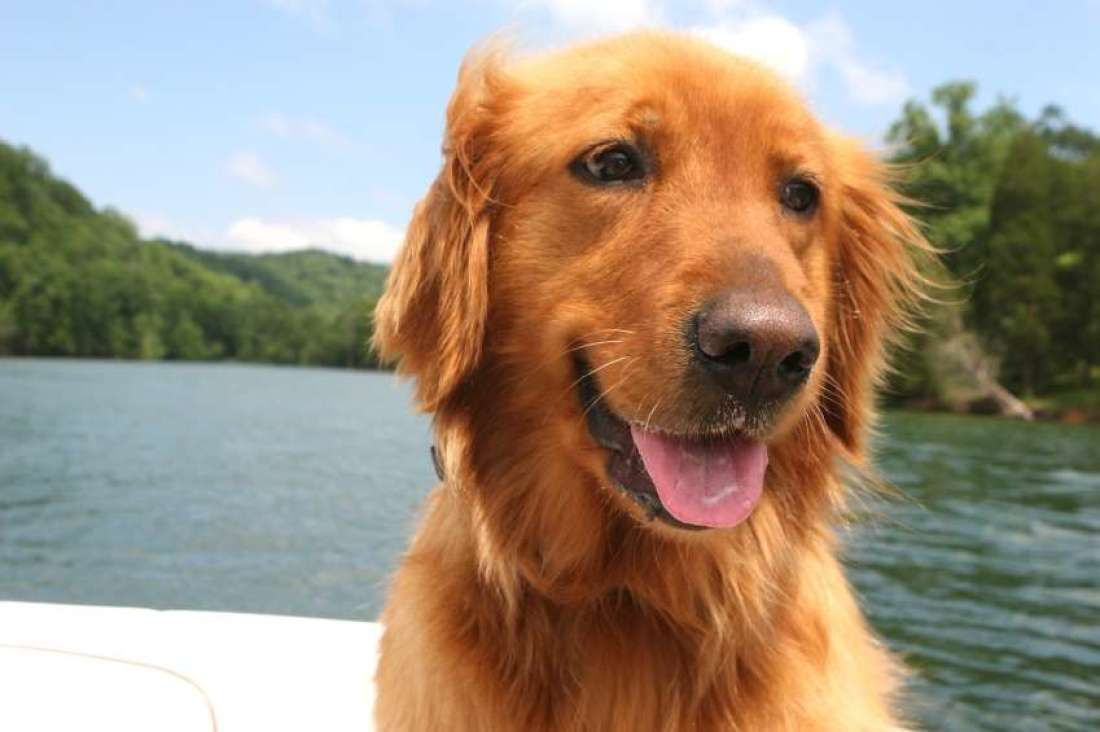
%> input picture 435cs/CS435_HW1/golden_retriever.jpg, 1100 x 732 px
$ octave Homework_1.m   (GNU Octave 9; MATLAB toolbox functions it lacks are replaced by stand-ins)
%> lines starting %> are read from the running program, lines starting %| are printed output that depends on the picture; in (x1, y1, x2, y2) boxes, pixels count from 0 and x2, y2 are one past the last pixel; in counts of white or black regions, pixels touching at a corner belong together; the program's own positions count from 1
% Tai Duc Nguyen - CS 435 - Assignment 1 - 04/03/2019

%% Importing picture

clear all;
close all;
infile = 'golden_retriever.jpg';
img = imread(infile);
%> img is the input picture: size 732x1100x3 uint8; mean R, G, B 158, 143.5, 125.5
imgdble = im2double(img);
folder = 'C:\Users\b3nnyth3d3g\Dropbox\MATLAB_workspace\CS435_HW1';

%% Part 1: RGB -> Gray

gray_img = 0.2989*imgdble(:,:,1) + 0.5870*imgdble(:,:,2) + 0.1140*imgdble(:,:,3);
path = sprintf('%s\\gray_%s', folder, infile);
imwrite(gray_img, path);

%% Part 2: RGB -> Binary

threshold = 0.25;
bin25_img = zeros(size(gray_img));
bin25_img(gray_img > threshold) = 1;
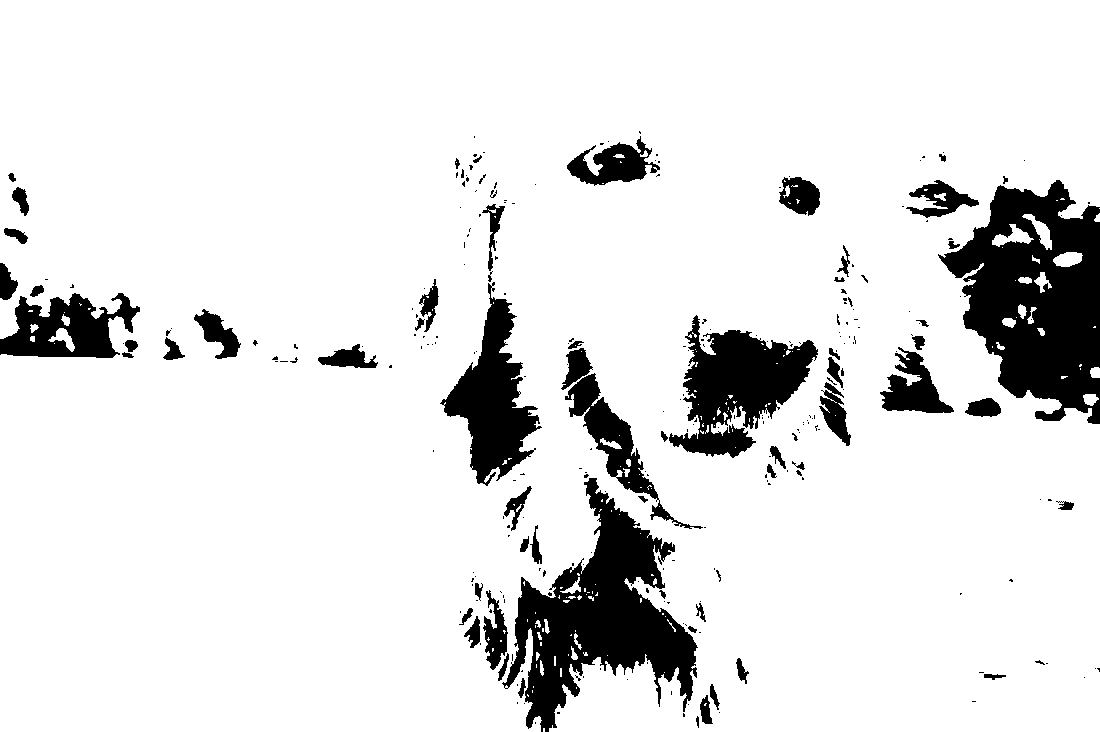
%> bin25_img: size 732x1100 double; values 0 (black) and 1 (white), 88.8% white; 276 black regions (206 under 20 px), largest, box (x1, y1, x2, y2) and area: (938, 180, 1100, 424) 23290, (502, 478, 698, 732) 20282, (669, 315, 818, 458) 10360
path = sprintf('%s\\bin_25_%s', folder, infile);
imwrite(bin25_img, path);

threshold = 0.5;
bin50_img = zeros(size(gray_img));
bin50_img(gray_img > threshold) = 1;
%> bin50_img: size 732x1100 double; values 0 (black) and 1 (white), 57% white; 197 black regions (161 under 20 px), largest, box (x1, y1, x2, y2) and area: (0, 118, 898, 732) 225211, (838, 90, 1100, 732) 116906, (715, 117, 736, 170) 454
path = sprintf('%s\\bin_50_%s', folder, infile);
imwrite(bin50_img, path);

threshold = 0.75;
bin75_img = zeros(size(gray_img));
bin75_img(gray_img > threshold) = 1;
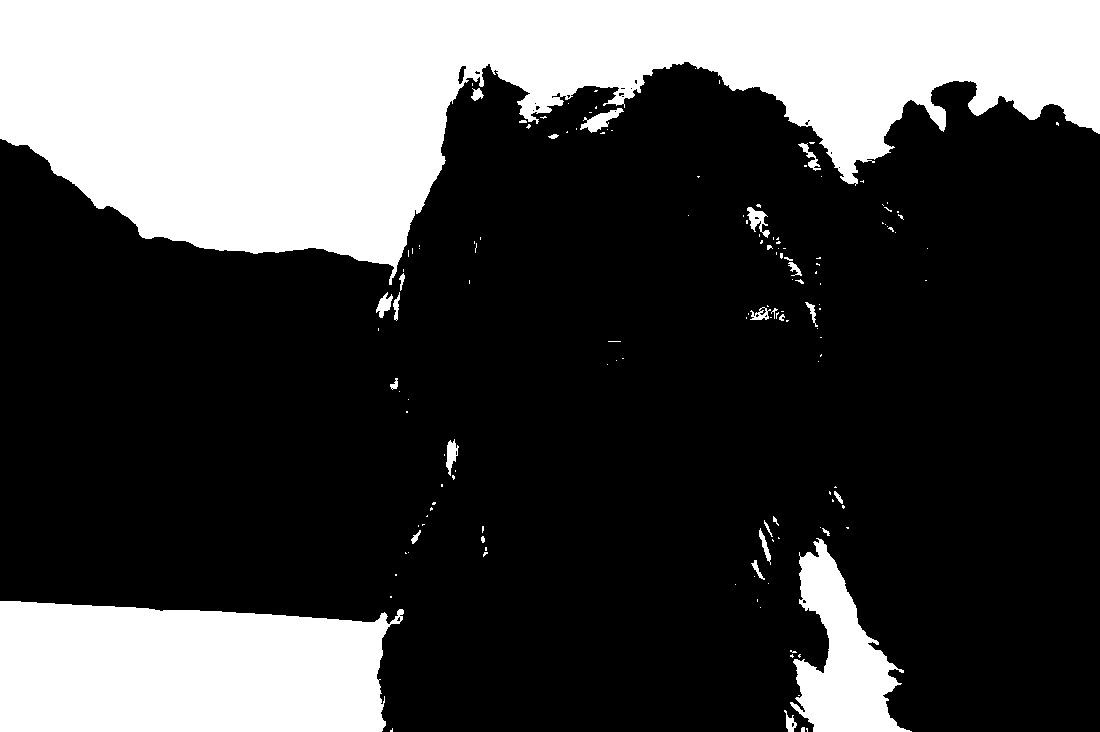
%> bin75_img: size 732x1100 double; values 0 (black) and 1 (white), 28.4% white; 147 white regions (117 under 20 px), largest, box (x1, y1, x2, y2) and area: (0, 0, 1100, 285) 167951, (0, 601, 404, 732) 46518, (790, 538, 912, 732) 11251
path = sprintf('%s\\bin_75_%s', folder, infile);
imwrite(bin75_img, path);

%% Part 3: Histogram

close();
figure(1);

% gray scale
gray_img_int = 0.2989*img(:,:,1) + 0.5870*img(:,:,2) + 0.1140*img(:,:,3);
bins_gray = zeros(1, 256);
flatX = reshape(gray_img_int,1,numel(gray_img_int));
for val = 0:255
    bins_gray(val+1) = sum(flatX==val);
end
%> after the loop, bins_gray = 256 values, max 41411 at index 256, min 0 at index 1, mean 3145.3
bins_gray = bins_gray/sum(bins_gray);
%> bins_gray = 256 values, max 0.0514 at index 256, min 0 at index 1, mean 0.00391

subplot(2,2,1);
bar(bins_gray)
title('Distribution of pixels in grayscale');
xlabel('Pixel value');
ylabel('Occurrence (normalized)');

% red channel
bins_red = zeros(1, 256);
flatX = reshape(img(:,:,1),1,numel(img(:,:,1)));
for val = 0:255
    bins_red(val+1) = sum(flatX==val);
end
%> after the loop, bins_red = 256 values, max 54351 at index 256, min 0 at index 1, mean 3145.3
bins_red = bins_red/sum(bins_red);
%> bins_red = 256 values, max 0.0675 at index 256, min 0 at index 1, mean 0.00391

subplot(2,2,2);
bar(bins_red)
title('Distribution of pixels in red channel');
xlabel('Pixel value');
ylabel('Occurrence (normalized)');

% green channel
bins_green = zeros(1, 256);
flatX = reshape(img(:,:,2),1,numel(img(:,:,2)));
for val = 0:255
    bins_green(val+1) = sum(flatX==val);
end
%> after the loop, bins_green = 256 values, max 43270 at index 256, min 0 at index 3, mean 3145.3
bins_green = bins_green/sum(bins_green);
%> bins_green = 256 values, max 0.0537 at index 256, min 0 at index 3, mean 0.00391

subplot(2,2,3);
bar(bins_green)
title('Distribution of pixels in green channel');
xlabel('Pixel value');
ylabel('Occurrence (normalized)');

% blue channel
bins_blue = zeros(1, 256);
flatX = reshape(img(:,:,3),1,numel(img(:,:,3)));
for val = 0:255
    bins_blue(val+1) = sum(flatX==val);
end
%> after the loop, bins_blue = 256 values, max 86879 at index 256, min 134 at index 2, mean 3145.3
bins_blue = bins_blue/sum(bins_blue);
%> bins_blue = 256 values, max 0.108 at index 256, min 0.000166 at index 2, mean 0.00391

subplot(2,2,4);
bar(bins_blue)
title('Distribution of pixels in blue channel');
xlabel('Pixel value');
ylabel('Occurrence (normalized)');
%> figure, not shown here; panel 1: tallest bar 0.0514 high, from x = 255.6 to 256.4; panel 2: tallest bar 0.0675 high, from x = 255.6 to 256.4; panel 3: tallest bar 0.0537 high, from x = 255.6 to 256.4; panel 4: tallest bar 0.108 high, from x = 255.6 to 256.4

%% Part 4: Contrast Stretching

figure(2);

% Diming the image
dimmed_img = gray_img_int./2;
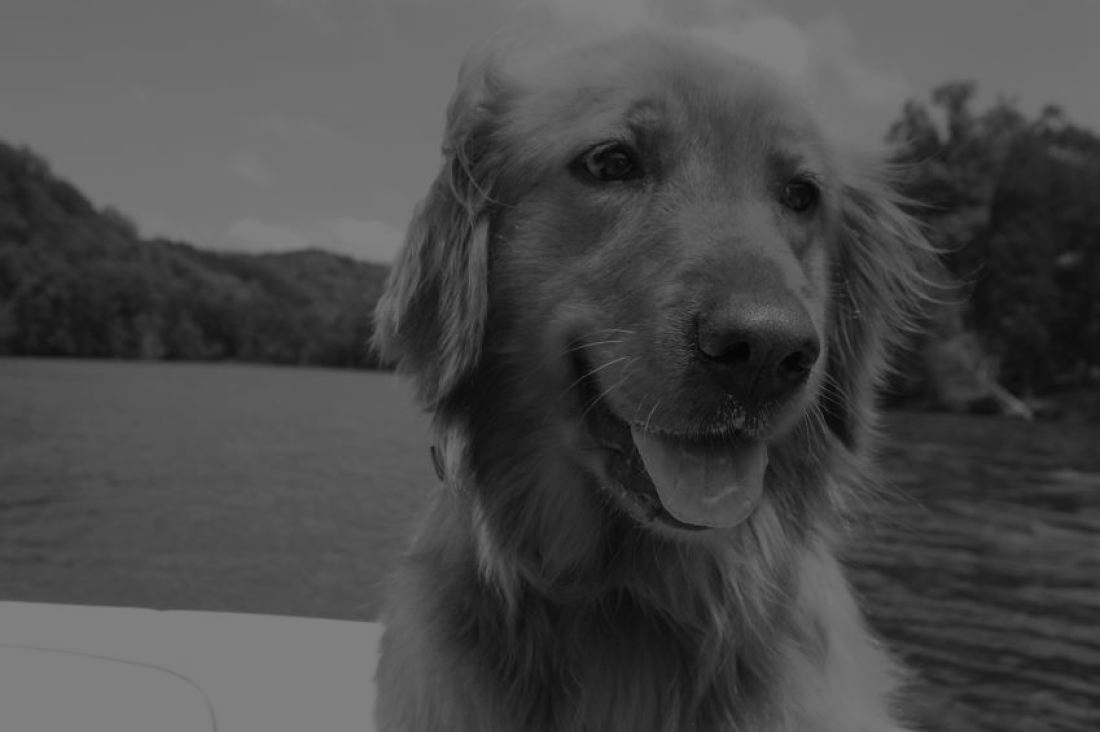
%> dimmed_img: size 732x1100 uint8; min 3, max 128, mean 73.2
flat_gray = reshape(dimmed_img,1,numel(dimmed_img));

% Histogram of the dimmed image
bins_cs = zeros(1, 256);
for val = 0:255
    bins_cs(val+1) = sum(flat_gray==val);
end
%> after the loop, bins_cs = 256 values, max 41411 at index 129, min 0 at index 1, mean 3145.3
bins_cs = bins_cs/sum(bins_cs);
%> bins_cs = 256 values, max 0.0514 at index 129, min 0 at index 1, mean 0.00391
subplot(2,2,1)
bar(bins_cs)
title('Distribution of pixels in dimmed img (1/2 brightness)');
xlabel('Pixel value');
ylabel('Occurrence (normalized)');

% Show the image
subplot(2,2,3)
imshow(dimmed_img)
title('Dimmed image');

% Contrast stretching
r1 = 0;     s1 = 0;
r2 = 68;    s2 = 100;
r3 = 100;    s3 = 160;
r4 = 123;    s4 = 200;
r5 = max(flat_gray);    s5 = 255;
%> after `r5 = max(flat_gray)`: r5 = 128

flat_cs = uint8(zeros(size(flat_gray)));

% Stretch region 0->40 into 0->70
temp = r1 <= flat_gray & r2 > flat_gray;
%> temp = 805200 logical values, 370223 true
temp = uint8(temp).*flat_gray;
temp = (temp-r1)*((s2-s1)/(r2-r1));
temp(temp>0) = temp(temp>0) + s1;
flat_cs = flat_cs + temp;

% Stretch region 40->64 into 70->110
temp = r2 <= flat_gray & r3 > flat_gray;
%> temp = 805200 logical values, 213479 true
temp = uint8(temp).*flat_gray;
temp = (temp-r2)*((s3-s2)/(r3-r2));
temp(temp>0) = temp(temp>0) + s2;
flat_cs = flat_cs + temp;

% Stretch region 64->75 into 110->130
temp = r3 <= flat_gray & r4 > flat_gray;
%> temp = 805200 logical values, 167667 true
temp = uint8(temp).*flat_gray;
temp = (temp-r3)*((s4-s3)/(r4-r3));
temp(temp>0) = temp(temp>0) + s3;
flat_cs = flat_cs + temp;

% Stretch region 64->75 into 110->130
temp = r4 <= flat_gray & r5 >= flat_gray;
%> temp = 805200 logical values, 53831 true
temp = uint8(temp).*flat_gray;
temp = (temp-r4)*((s5-s4)/(r5-r4));
temp(temp>0) = temp(temp>0) + s4;
flat_cs = flat_cs + temp;

% Histogram of the stretched image
bins_cs = zeros(1, 256);
for val = 0:255
    bins_cs(val+1) = sum(flat_cs==val);
end
%> after the loop, bins_cs = 256 values, max 41411 at index 256, min 0 at index 2, mean 3145.3
bins_cs = bins_cs/sum(bins_cs);
%> bins_cs = 256 values, max 0.0514 at index 256, min 0 at index 2, mean 0.00391
subplot(2,2,2)
bar(bins_cs)
title('Distribution of pixels in contrast stretched img');
xlabel('Pixel value');
ylabel('Occurrence (normalized)');

cs_img = reshape(flat_cs, 732, 1100);
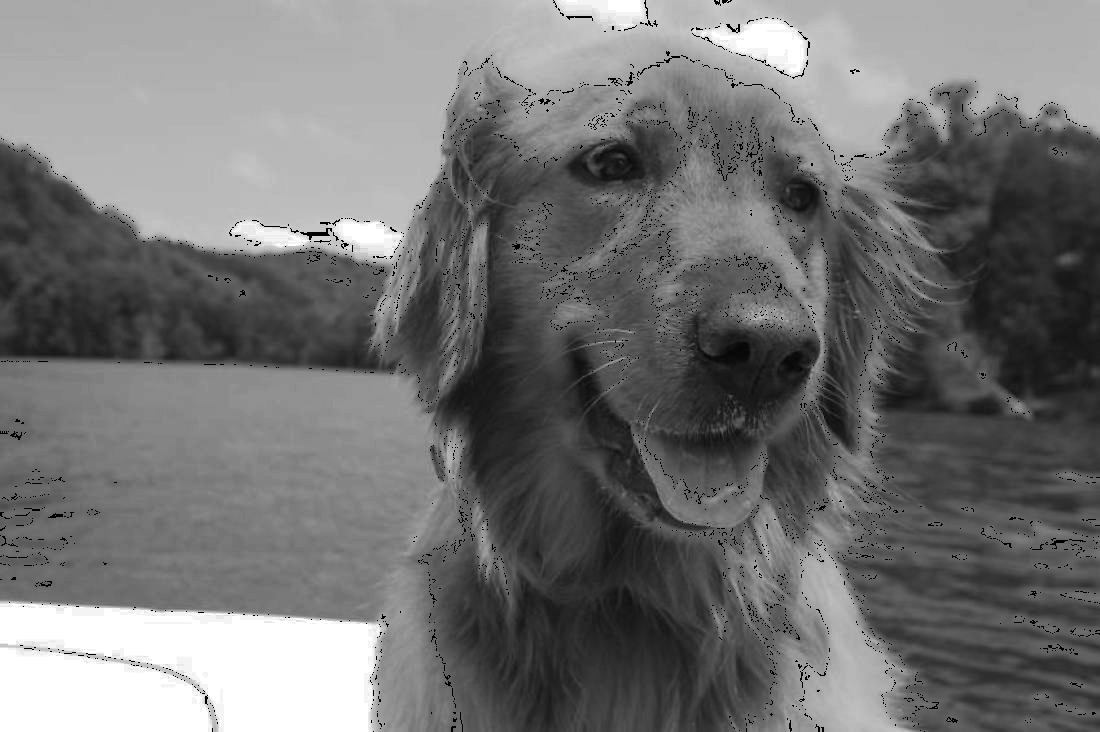
%> cs_img: size 732x1100 uint8; min 0, max 255, mean 115.1
% Show the image
subplot(2,2,4)
imshow(cs_img)
title('Contrast stretched image');
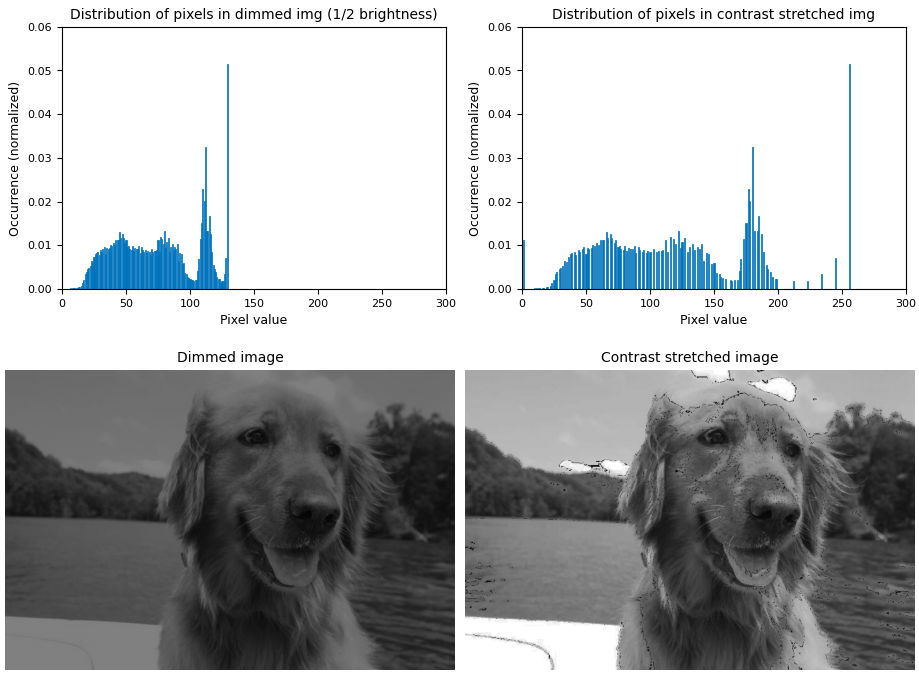
%> figure redrawn from the program's plot data, 4 panels

% Save processed image to file
path = sprintf('%s\\contrast_%s', folder, infile);
imwrite(cs_img, path);
